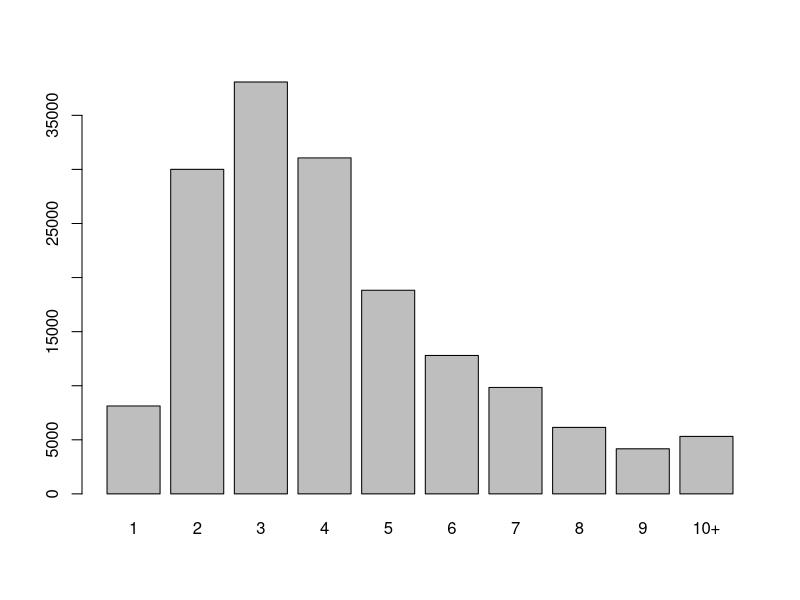
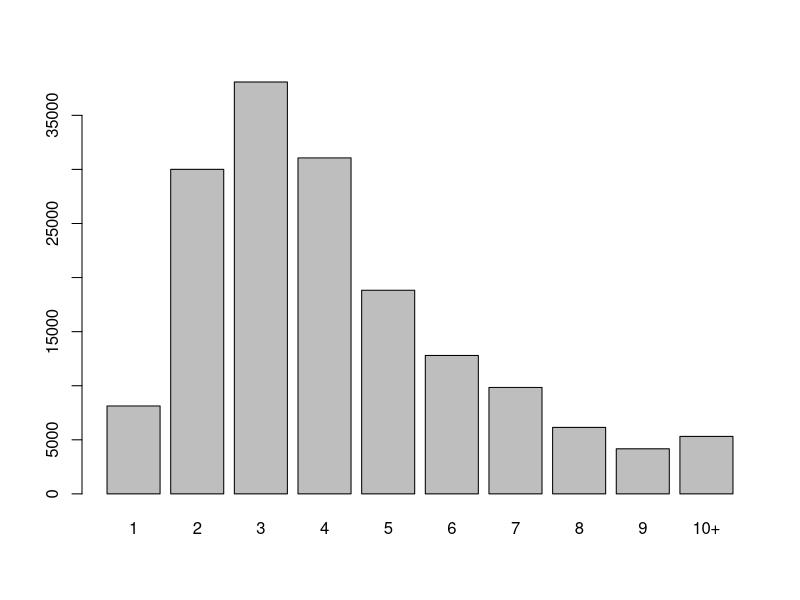

Generate these figures, in order, with R: (Note: this script raises an error after producing the figures.)
## ---- chunk 1
knitr::opts_chunk$set(
  echo = TRUE,
  warning = TRUE,
  error = TRUE,
  echo = TRUE,
  message = FALSE,
  # collapse = TRUE,
  cache = TRUE)

library <- function(...) {
  suppressPackageStartupMessages(
    suppressWarnings(
      base::library(...)))}

require <- function(...) {
  stop("DO NOT USE require() WHILE TEACHING!")}

library(tidyverse)

options("tibble.print_min" = 5)
options("tibble.print_max" = 5)
options("tibble.max_footer_lines" = 2)
options("tibble.max_extra_cols" = 4)
options("tibble.width" = 60)

## ---- chunk 2
library(tidyverse)
## ---- chunk 3
dracula <- readr::read_file('dracula.txt')
dracula_words <- strsplit(dracula, split = '\\s+')
## ---- chunk 4
words <- unlist(dracula_words)
words_lower <- tolower(words)
nchar_words <- nchar(words_lower)
nchar_words10 <- pmin(nchar_words, 10)
table_words10 <- table(nchar_words10)
barplot(table_words10, names.arg = c(1:9, '10+'))
## ---- chunk 5
dracula_words %>% 
  unlist() %>% 
  tolower() %>% 
  nchar() %>% 
  pmin(10) %>% 
  table() %>% 
  barplot(names.arg = c(1:9, '10+'))
## ---- chunk 6
data(brvehins1a, package = 'CASdatasets')
brvehins1a <- as_tibble(brvehins1a)
## ---- chunk 7
print(brvehins1a)
## ---- chunk 8
brvehins1a %>% 
  select(ExposTotal, PremTotal)
## ---- chunk 9
brvehins1a %>% 
  select(-DriverAge)
## ---- chunk 10
brvehins1a %>% 
  pull(PremTotal, Gender) %>% 
  head
## ---- chunk 11
brvehins1a %>% 
  filter(Gender == 'Male')
## ---- chunk 12
brvehins1a %>% 
  filter(
    PremTotal > 250e3,
    VehYear == 2011,
    !str_starts(Gender, 'C|c'))
## ---- chunk 13
brvehins1a %>%
  select(ExposTotal, PremTotal) %>% 
  slice(10:11)
## ---- chunk 14
brvehins1a %>%
  select(ExposTotal, PremTotal) %>% 
  mutate(
    PremPerExpos = PremTotal / ExposTotal,
    PremPerExpos_e3 = PremPerExpos / 1000)
## ---- chunk 15
brvehins1a %>% 
  select(DrivAge, State) %>% 
  rename(
    DriverAge = DrivAge,
    Province = State) %>% 
  filter(Province == 'Sao Paulo')
## ---- chunk 16
brvehins1a %>% 
  group_by(State) %>% 
  summarize(
    PremiumPerState = sum(PremTotal),
    ExposuresPerState = sum(ExposTotal)) %>% 
  mutate(
    AvgPremPerExposure = PremiumPerState / ExposuresPerState)
## ---- chunk 17
brvehins1a %>% 
  group_by(State) %>% 
  summarize(
    StateCount = n())
## ---- chunk 18
brvehins1a %>% 
  group_by(Gender) %>% 
  summarize(
    Premium = sum(PremTotal),
    Exposures = sum(ExposTotal))
## ---- chunk 19
brvehins1a %>% 
  group_by(Gender) %>% 
  summarize(
    Premium = sum(PremTotal),
    Exposures = sum(ExposTotal)) %>% 
  mutate(Gender = coalesce(Gender, 'UNKNOWN'))
## ---- chunk 20
brvehins1a %>% 
  group_by(Gender) %>% 
  summarize(
    Premium = sum(PremTotal),
    Exposures = sum(ExposTotal)) %>% 
  mutate(Gender = coalesce(Gender, 'UNKNOWN')) %>% 
  arrange(desc(Exposures))
## ---- chunk 21
data(
  brvehins1b, 
  brvehins1c, 
  brvehins1d,
  brvehins1e,
  package = 'CASdatasets')

brvehins1 <- brvehins1a %>% 
  bind_rows(brvehins1b, brvehins1c, brvehins1d, brvehins1e)

dim(brvehins1)
## ---- chunk 22
pop <- read.csv('brazil-states.csv') %>% as_tibble
print(pop)
sum(pop$PopThousands) / 1000
## ---- chunk 23
count_by_state <- brvehins1 %>% 
  group_by(State) %>% 
  summarize(Count = n())

count_by_state %>% 
  inner_join(pop)
## ---- chunk 24
count_by_state %>% 
  inner_join(pop, by = 'State')
## ---- chunk 25
count_by_prov <- brvehins1 %>% 
  group_by(State) %>% 
  summarize(Count = n()) %>% 
  rename(Province = State)

count_by_prov %>% 
  inner_join(pop, by = c('Province' = 'State'))
## ---- chunk 26
count_by_state %>% 
  anti_join(pop)

pop %>% 
  anti_join(count_by_state)
## ---- chunk 27
count_by_prov %>% 
  left_join(pop, by = c('Province' = 'State')) %>% 
  filter(str_starts(Province, 'S'))

count_by_prov %>% 
  right_join(pop, by = c('Province' = 'State')) %>% 
  filter(str_starts(Province, 'S'))
## ---- chunk 28
count_by_state %>% 
  full_join(pop, by = 'State') %>% 
  filter(str_starts(State, 'S'))
## ---- chunk 29
tall_data <- brvehins1 %>% 
  group_by(Gender, State) %>% 
  summarize(PremTotal = sum(PremTotal)) %>% 
  drop_na()

tall_data
## ---- chunk 30
wide_data <- tall_data %>% 
  pivot_wider(
    id_cols = 'State',
    names_from = 'Gender',
    values_from = 'PremTotal') %>% 
  mutate(
    TotalPrem = Corporate + Female + Male,
    CorporateProp = Corporate / TotalPrem) %>% 
  arrange(desc(CorporateProp))

wide_data
## ---- chunk 31
wide_data %>% 
  pivot_longer(
    cols = -c('State'),
    names_to = 'Key', 
    values_to = 'Value') %>% 
  filter(
    State == 'Amazonas')
